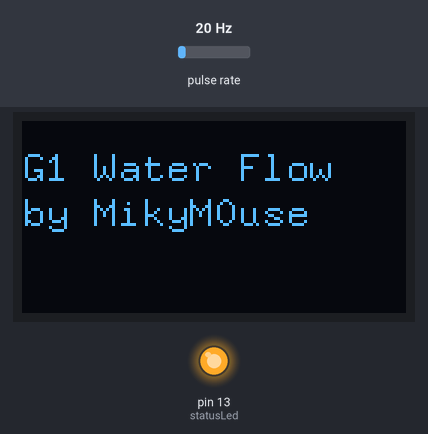
This sketch was run on a simulated Arduino Uno, built with avr-gcc and run on an emulated ATmega328P. Shown: 128×64 one-colour display, output pins drawn as LEDs (lit = HIGH). Wiring (inferred from the names in the program): pulse sensor: data pin 2. The test bench sets the inputs (shaded band); at power-on: pulse rate 20 Hz.

Above: at 0.5 s.
At 2.0 s:
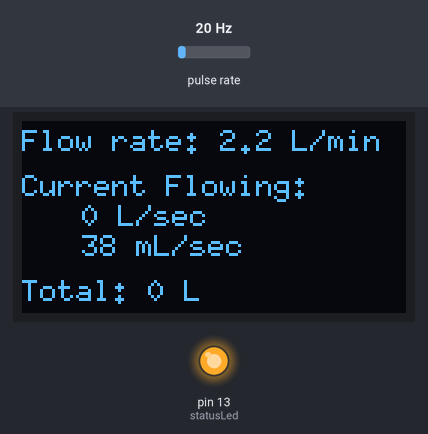
2.1 s: pulse rate (sensor on pin 2) set to 4 Hz
At 4.0 s:
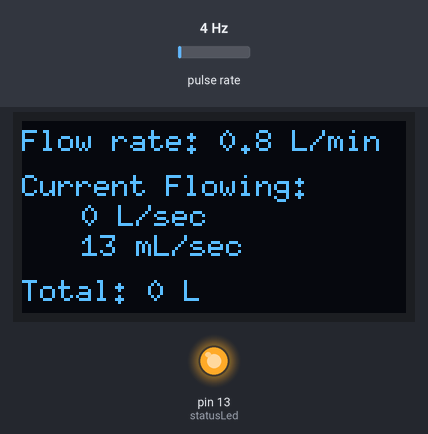
4.9 s: pulse rate (sensor on pin 2) set to 50 Hz
At 7.2 s:
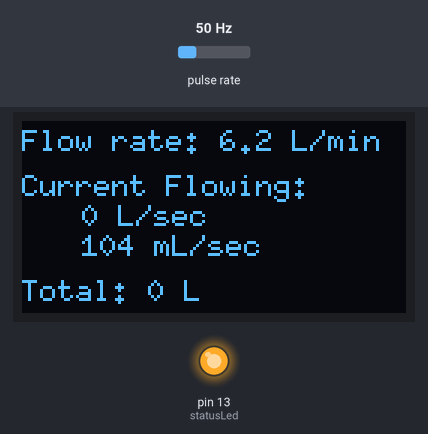
7.9 s: pulse rate (sensor on pin 2) set to 100 Hz
At 12.1 s:
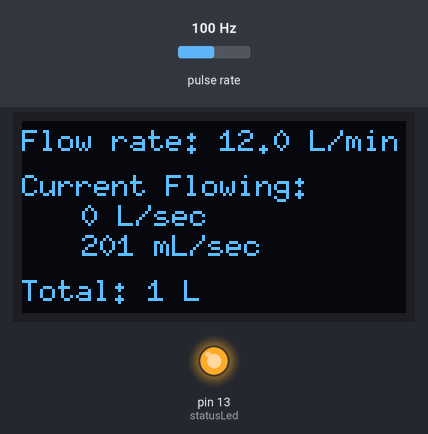
Timing chart, 0 to 13.6 s (numbered marks = the images above; inputs shaded):
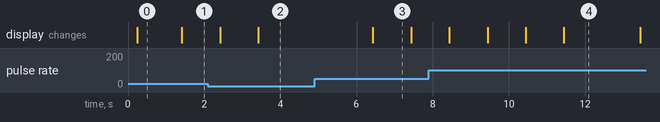

The sketch:

G1WatereFlow.ino.ino
```cpp
/*
Liquid flow rate sensor -DIYhacking.com Arvind Sanjeev

Measure the liquid/water flow rate using this code.
Connect Vcc and Gnd of sensor to arduino, and the
signal line to arduino digital pin 2.

 */

#include "U8glib.h"

U8GLIB_SSD1306_128X64 u8g(U8G_I2C_OPT_DEV_0 | U8G_I2C_OPT_NO_ACK | U8G_I2C_OPT_FAST); // Fast I2C / TWI

//OLED CONNECTIONS:
//GND - GND
//VCC - VCC
//SCL - A5
//SDA - A4

byte statusLed    = 13;

byte sensorInterrupt = 0;  // 0 = digital pin 2
byte sensorPin       = 2;

// The hall-effect flow sensor outputs approximately 4.5 pulses per second per
// litre/minute of flow.
float calibrationFactor = 4.8;

volatile byte pulseCount;

float flowRate;
unsigned long flowmLitres;
unsigned long long totalmLitres;

unsigned long oldTime;
char j_buf[80];

void setup()
{
  #ifdef SERIAL_DEBUG
Serial.begin(38400);
#endif

//OLED INIT
  // assign default color value
  if ( u8g.getMode() == U8G_MODE_R3G3B2 ) {
    u8g.setColorIndex(255);     // white
  }
  else if ( u8g.getMode() == U8G_MODE_GRAY2BIT ) {
    u8g.setColorIndex(3);         // max intensity
  }
  else if ( u8g.getMode() == U8G_MODE_BW ) {
    u8g.setColorIndex(1);         // pixel on
  }
  else if ( u8g.getMode() == U8G_MODE_HICOLOR ) {
    u8g.setHiColorByRGB(255, 255, 255);
  }

  u8g.setFont(u8g_font_8x13);
  u8g.firstPage();
  do {
    u8g.drawStr( 0, 20, "G1 Water Flow");
    u8g.drawStr( 0, 35, "by MikyM0use");

  } while ( u8g.nextPage() );
  delay(200);


 /// END OLED INIT
  // Set up the status LED line as an output
  pinMode(statusLed, OUTPUT);
  digitalWrite(statusLed, HIGH);  // We have an active-low LED attached

  pinMode(sensorPin, INPUT_PULLUP);

  pulseCount        = 0;
  flowRate          = 0.0;
  flowmLitres   = 0;
  totalmLitres  = 0;
  oldTime           = 0;

  // The Hall-effect sensor is connected to pin 2 which uses interrupt 0.
  // Configured to trigger on a FALLING state change (transition from HIGH
  // state to LOW state)
  attachInterrupt(sensorInterrupt, pulseCounter, FALLING);
}

/**
 * Main program loop
 */
void loop()
{

   if((millis() - oldTime) > 1000)    // Only process counters once per second
  {
    // Disable the interrupt while calculating flow rate and sending the value to
    // the host
    detachInterrupt(sensorInterrupt);

    // Because this loop may not complete in exactly 1 second intervals we calculate
    // the number of milliseconds that have passed since the last execution and use
    // that to scale the output. We also apply the calibrationFactor to scale the output
    // based on the number of pulses per second per units of measure (litres/minute in
    // this case) coming from the sensor.
    flowRate = ((1000.0 / (millis() - oldTime)) * pulseCount) / calibrationFactor;

    // Note the time this processing pass was executed. Note that because we've
    // disabled interrupts the millis() function won't actually be incrementing right
    // at this point, but it will still return the value it was set to just before
    // interrupts went away.
    oldTime = millis();

    // Divide the flow rate in litres/minute by 60 to determine how many litres have
    // passed through the sensor in this 1 second interval, then multiply by 1000 to
    // convert to millilitres.
    flowmLitres = (flowRate / 60) * 1000;

    // Add the millilitres passed in this second to the cumulative total
    totalmLitres += flowmLitres;

    unsigned int     frac = (flowRate - int(flowRate)) * 10;
    unsigned int flowLitres = flowmLitres / 1000;
    unsigned int totalLitres = totalmLitres / 1000;


  u8g.firstPage();
  do {

    u8g.setFont(u8g_font_6x10);
    sprintf (j_buf, "Flow rate: %d.%d L/min",int(flowRate),frac);
    u8g.drawStr(0, 10, j_buf);

    sprintf (j_buf, "Current Flowing: ");
    u8g.drawStr(0, 25, j_buf);

    sprintf (j_buf, "%d L/sec",flowLitres);
    u8g.drawStr(20, 35, j_buf);

    sprintf (j_buf, "%d mL/sec",flowmLitres);
    u8g.drawStr(20, 45, j_buf);

    sprintf (j_buf, "Total: %d L",totalLitres);
    u8g.drawStr(0, 60, j_buf);


  } while ( u8g.nextPage() );


#ifdef SERIAL_DEBUG
    // Print the flow rate for this second in litres / minute
    Serial.print("Flow rate: ");
    Serial.print(int(flowRate));  // Print the integer part of the variable
    Serial.print(".");             // Print the decimal point
    // Determine the fractional part. The 10 multiplier gives us 1 decimal place.

    Serial.print(frac, DEC) ;      // Print the fractional part of the variable
    Serial.print("L/min");
    // Print the number of litres flowed in this second
    Serial.print("  Current Liquid Flowing: ");             // Output separator
    Serial.print(flowLitres);
    Serial.print("L/Sec");

    // Print the cumulative total of litres flowed since starting
    Serial.print("  Output Liquid Quantity: ");             // Output separator
    Serial.print(totalLitres);
    Serial.println("L");
#endif

    // Reset the pulse counter so we can start incrementing again
    pulseCount = 0;

    // Enable the interrupt again now that we've finished sending output
    attachInterrupt(sensorInterrupt, pulseCounter, FALLING);
  }
}

/*
Insterrupt Service Routine
 */
void pulseCounter()
{
  // Increment the pulse counter
  pulseCount++;
}
```

Measured:
- after the input at 2.1 s, the display: first differs from a run without the input after 1.3 s (image 2)
- after the input at 4.9 s, the display: changes after 1.5 s (image 3)
- what the display in image 0 shows lasts 1.2 s, from 0.2 s to 1.4 s
- what the display in image 3 shows lasts 1.0 s, from 6.4 s to 7.4 s
